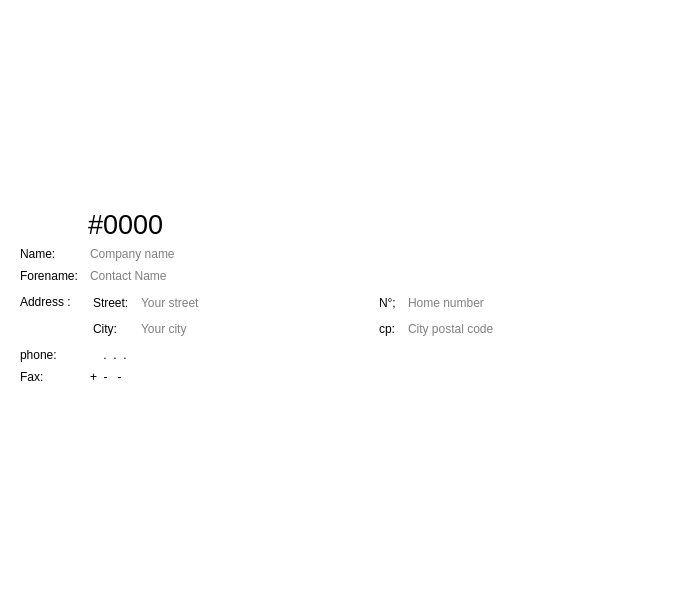
<?xml version="1.0" encoding="UTF-8"?>
<ui version="4.0">
 <class>SupplierWidget</class>
 <widget class="QWidget" name="SupplierWidget">
  <property name="geometry">
   <rect>
    <x>0</x>
    <y>0</y>
    <width>676</width>
    <height>594</height>
   </rect>
  </property>
  <property name="windowTitle">
   <string>Form</string>
  </property>
  <property name="styleSheet">
   <string notr="true">background-color:white;</string>
  </property>
  <layout class="QVBoxLayout" name="verticalLayout">
   <property name="spacing">
    <number>0</number>
   </property>
   <property name="topMargin">
    <number>2</number>
   </property>
   <property name="bottomMargin">
    <number>2</number>
   </property>
   <item>
    <spacer name="verticalSpacer">
     <property name="orientation">
      <enum>Qt::Vertical</enum>
     </property>
     <property name="sizeHint" stdset="0">
      <size>
       <width>20</width>
       <height>40</height>
      </size>
     </property>
    </spacer>
   </item>
   <item>
    <widget class="QFrame" name="frame">
     <layout class="QFormLayout" name="formLayout">
      <item row="0" column="1">
       <widget class="QLabel" name="label_code">
        <property name="font">
         <font>
          <pointsize>20</pointsize>
         </font>
        </property>
        <property name="text">
         <string>#0000</string>
        </property>
        <property name="alignment">
         <set>Qt::AlignBottom|Qt::AlignLeading|Qt::AlignLeft</set>
        </property>
        <property name="textInteractionFlags">
         <set>Qt::NoTextInteraction</set>
        </property>
        <property name="buddy">
         <cstring>widget_address</cstring>
        </property>
       </widget>
      </item>
      <item row="1" column="0">
       <widget class="QLabel" name="label_name">
        <property name="text">
         <string>Name:</string>
        </property>
       </widget>
      </item>
      <item row="1" column="1">
       <widget class="QLineEdit" name="line_name">
        <property name="inputMask">
         <string/>
        </property>
        <property name="maxLength">
         <number>50</number>
        </property>
        <property name="frame">
         <bool>false</bool>
        </property>
        <property name="cursorPosition">
         <number>0</number>
        </property>
        <property name="readOnly">
         <bool>true</bool>
        </property>
        <property name="placeholderText">
         <string>Company name</string>
        </property>
        <property name="clearButtonEnabled">
         <bool>false</bool>
        </property>
       </widget>
      </item>
      <item row="2" column="0">
       <widget class="QLabel" name="label_forename">
        <property name="text">
         <string>Forename: </string>
        </property>
       </widget>
      </item>
      <item row="2" column="1">
       <widget class="QLineEdit" name="line_forename">
        <property name="maxLength">
         <number>50</number>
        </property>
        <property name="frame">
         <bool>false</bool>
        </property>
        <property name="readOnly">
         <bool>true</bool>
        </property>
        <property name="placeholderText">
         <string>Contact Name</string>
        </property>
       </widget>
      </item>
      <item row="3" column="0">
       <widget class="QLabel" name="label_address">
        <property name="text">
         <string>Address :</string>
        </property>
       </widget>
      </item>
      <item row="3" column="1">
       <widget class="QWidget" name="widget_address" native="true">
        <layout class="QGridLayout" name="layout_address">
         <property name="leftMargin">
          <number>5</number>
         </property>
         <property name="topMargin">
          <number>5</number>
         </property>
         <property name="rightMargin">
          <number>20</number>
         </property>
         <property name="bottomMargin">
          <number>4</number>
         </property>
         <property name="spacing">
          <number>10</number>
         </property>
         <item row="0" column="3">
          <widget class="QLineEdit" name="line_number">
           <property name="maxLength">
            <number>50</number>
           </property>
           <property name="frame">
            <bool>false</bool>
           </property>
           <property name="readOnly">
            <bool>true</bool>
           </property>
           <property name="placeholderText">
            <string>Home number</string>
           </property>
          </widget>
         </item>
         <item row="1" column="3">
          <widget class="QLineEdit" name="line_cp">
           <property name="maxLength">
            <number>50</number>
           </property>
           <property name="frame">
            <bool>false</bool>
           </property>
           <property name="readOnly">
            <bool>true</bool>
           </property>
           <property name="placeholderText">
            <string>City postal code</string>
           </property>
          </widget>
         </item>
         <item row="1" column="2">
          <widget class="QLabel" name="label_cp">
           <property name="text">
            <string>cp:</string>
           </property>
          </widget>
         </item>
         <item row="0" column="0">
          <widget class="QLabel" name="label_street">
           <property name="text">
            <string>Street:</string>
           </property>
          </widget>
         </item>
         <item row="1" column="1">
          <widget class="QLineEdit" name="line_city">
           <property name="maxLength">
            <number>50</number>
           </property>
           <property name="frame">
            <bool>false</bool>
           </property>
           <property name="readOnly">
            <bool>true</bool>
           </property>
           <property name="placeholderText">
            <string>Your city</string>
           </property>
          </widget>
         </item>
         <item row="0" column="2">
          <widget class="QLabel" name="label_number">
           <property name="text">
            <string>N°;</string>
           </property>
          </widget>
         </item>
         <item row="1" column="0">
          <widget class="QLabel" name="label_city">
           <property name="text">
            <string>City:</string>
           </property>
          </widget>
         </item>
         <item row="0" column="1">
          <widget class="QLineEdit" name="line_street">
           <property name="maxLength">
            <number>50</number>
           </property>
           <property name="frame">
            <bool>false</bool>
           </property>
           <property name="readOnly">
            <bool>true</bool>
           </property>
           <property name="placeholderText">
            <string>Your street</string>
           </property>
          </widget>
         </item>
        </layout>
       </widget>
      </item>
      <item row="4" column="0">
       <widget class="QLabel" name="label_phone">
        <property name="text">
         <string>phone:</string>
        </property>
       </widget>
      </item>
      <item row="4" column="1">
       <widget class="QLineEdit" name="line_phone">
        <property name="inputMask">
         <string>9999.99.99.99</string>
        </property>
        <property name="maxLength">
         <number>13</number>
        </property>
        <property name="frame">
         <bool>false</bool>
        </property>
        <property name="readOnly">
         <bool>true</bool>
        </property>
        <property name="placeholderText">
         <string>Your phone number</string>
        </property>
       </widget>
      </item>
      <item row="5" column="0">
       <widget class="QLabel" name="label_fax">
        <property name="text">
         <string>Fax:</string>
        </property>
       </widget>
      </item>
      <item row="5" column="1">
       <widget class="QLineEdit" name="line_fax">
        <property name="inputMask">
         <string>+99-999-9999999</string>
        </property>
        <property name="frame">
         <bool>false</bool>
        </property>
        <property name="readOnly">
         <bool>true</bool>
        </property>
       </widget>
      </item>
     </layout>
    </widget>
   </item>
   <item>
    <spacer name="verticalSpacer_2">
     <property name="orientation">
      <enum>Qt::Vertical</enum>
     </property>
     <property name="sizeHint" stdset="0">
      <size>
       <width>20</width>
       <height>40</height>
      </size>
     </property>
    </spacer>
   </item>
  </layout>
 </widget>
 <tabstops>
  <tabstop>line_name</tabstop>
  <tabstop>line_forename</tabstop>
  <tabstop>line_street</tabstop>
  <tabstop>line_number</tabstop>
  <tabstop>line_city</tabstop>
  <tabstop>line_cp</tabstop>
  <tabstop>line_phone</tabstop>
  <tabstop>line_fax</tabstop>
 </tabstops>
 <resources/>
 <connections/>
</ui>
